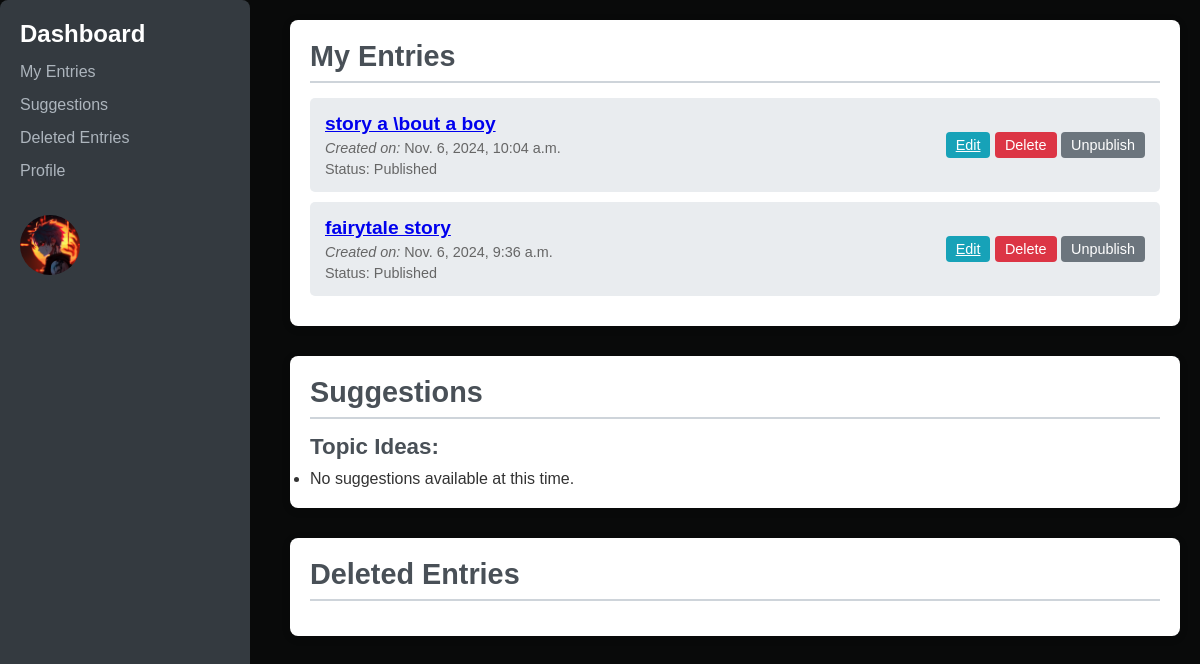
Page /entries/ (signed in) on the committed database.
### entries/models.py (models this page shows, shortened)
class Profile(models.Model):
    user = models.OneToOneField(User, on_delete=models.CASCADE)
    bio = models.TextField(blank=True, null=True)
    profile_picture = models.ImageField(upload_to='profile_pictures/', default='story\journal\media\profile_pictures\default-profile.jpg')

class Entry(models.Model):
    user = models.ForeignKey(User, on_delete=models.CASCADE)
    title = models.CharField(max_length=200, default="Untitled Entry")
    content = models.TextField(default="No content available.")
    created_at = models.DateTimeField(auto_now_add=True)
    category = models.CharField(max_length=100, blank=True, default="General")
    published = models.BooleanField(default=False)
    deleted = models.BooleanField(default=False)

### entries/views.py (the view)
# urls.py: path('entries/', views.entry_list, name='entry_list'),
@login_required
def entry_list(request):
    entries = Entry.objects.filter(user=request.user, published=True).order_by('-created_at')
    return render(request, 'entry_list.html', {'entries': entries})

### entries/templates/entry_list.html (shortened to what this page needs)
<!DOCTYPE html>
<html lang="en">
<head>
</head>
<body>
    <aside class="sidebar">
        <h3>Dashboard</h3>
        <ul>
            <li><a href="#my-entries">My Entries</a></li>
            <li><a href="#suggestions">Suggestions</a></li>
            <li><a href="#deleted">Deleted Entries</a></li>
            <li><a href="{% url 'user_profile' %}">Profile</a></li>
        </ul>
        {% if user.profile.profile_picture %}
            <img src="{{ user.profile.profile_picture.url }}" alt="Profile Picture" class="profile-picture">
        {% endif %}
    </aside>
    <div class="container">
        <section id="my-entries" class="section">
            <h2>My Entries</h2>
            <ul class="entry-list">
                {% for entry in entries %}
                    <li>
                        <div>
                            <h4><a href="{% url 'entry_detail' entry.id %}">{{ entry.title }}</a></h4>
                            <p><em>Created on:</em> {{ entry.created_at }}</p>
                            <p>Status: {{ entry.published|yesno:"Published,Unpublished" }}</p>
                        </div>
                        <div>
                            <a href="{% url 'edit_entry' entry.id %}" class="edit-button">Edit</a>
                            <form method="post" action="{% url 'delete_entry' entry.id %}" style="display:inline;">
                                <button type="submit" class="delete-button">Delete</button>
                            </form>
                            <form method="post" action="{% url 'toggle_publish' entry.id %}" style="display:inline;">
                                <button type="submit" class="publish-button {{ entry.published|yesno:'unpublish,' }}">
                                    {{ entry.published|yesno:"Unpublish,Publish" }}
                                </button>
                            </form>
                        </div>
                    </li>
                {% empty %}
                    <li>No entries found. Start writing!</li>
                {% endfor %}
            </ul>
        </section>
<section id="suggestions" class="section">
    <h2>Suggestions</h2>
    <div>
        <h3>Topic Ideas:</h3>
        <ul>
            {% for suggestion in suggestions %}
                <li>{{ suggestion }}</li>
            {% empty %}
                <li>No suggestions available at this time.</li>
            {% endfor %}
        </ul>
    </div>
</section>
        <section id="deleted" class="section">
            <h2>Deleted Entries</h2>

### entries/templates/entry_list.html (style rules this page uses)
* { box-sizing: border-box; margin: 0; padding: 0; }
body { font-family: Arial, sans-serif; background-color: #090a0a; color: #333; display: flex; min-height: 100vh; }
.sidebar { width: 250px; background-color: #343a40; color: #ffffff; padding: 20px; border-radius: 8px; margin-right: 20px; display: flex; flex-direction: column; }
.sidebar h3 { font-size: 1.5em; margin-bottom: 15px; }
.sidebar ul { list-style: none; padding: 0; }
.sidebar ul li { margin-bottom: 15px; }
.sidebar ul li a { color: #adb5bd; text-decoration: none; font-size: 1em; }
.container { flex: 1; padding: 20px; }
h2 { font-size: 1.8em; color: #495057; margin-bottom: 15px; border-bottom: 2px solid #ced4da; padding-bottom: 8px; }
.section { margin-bottom: 30px; padding: 20px; border-radius: 8px; background-color: #ffffff; box-shadow: 0 2px 10px rgba(0, 0, 0, 0.1); }
.section h3 { font-size: 1.4em; margin-bottom: 10px; color: #495057; }
.entry-list { list-style: none; padding: 0; }
.entry-list li { padding: 15px; margin-bottom: 10px; background-color: #e9ecef; border-radius: 5px; display: flex; justify-content: space-between; align-items: center; }
.entry-list h4 { margin: 0; font-size: 1.2em; color: #333; }
.entry-list p { font-size: 0.9em; color: #666; margin-top: 5px; }
.edit-button, .delete-button, .publish-button { padding: 5px 10px; font-size: 0.9em; color: #fff; border: none; border-radius: 4px; cursor: pointer; }
.edit-button { background-color: #17a2b8; }
.delete-button { background-color: #dc3545; }
.publish-button { background-color: #ffc107; }
.publish-button.unpublish { background-color: #6c757d; }
.profile-picture { width: 60px; height: 60px; border-radius: 50%; margin-top: 20px; }

### rows in the picture
Entry: title "story a \\bout a boy", created_at "Nov. 6, 2024, 10:04 a.m.", published "Published", published "Unpublish"
Entry: title "fairytale story", created_at "Nov. 6, 2024, 9:36 a.m.", published "Published", published "Unpublish"
